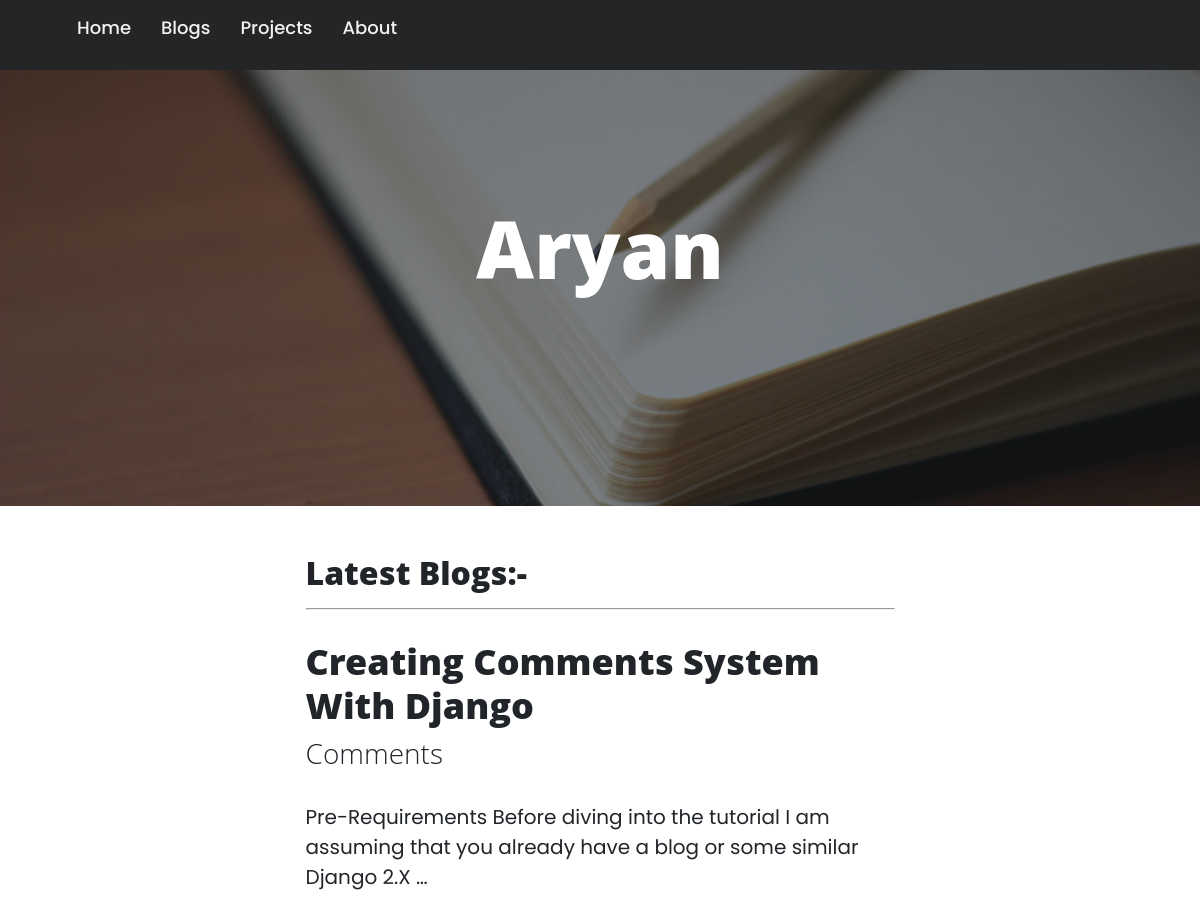
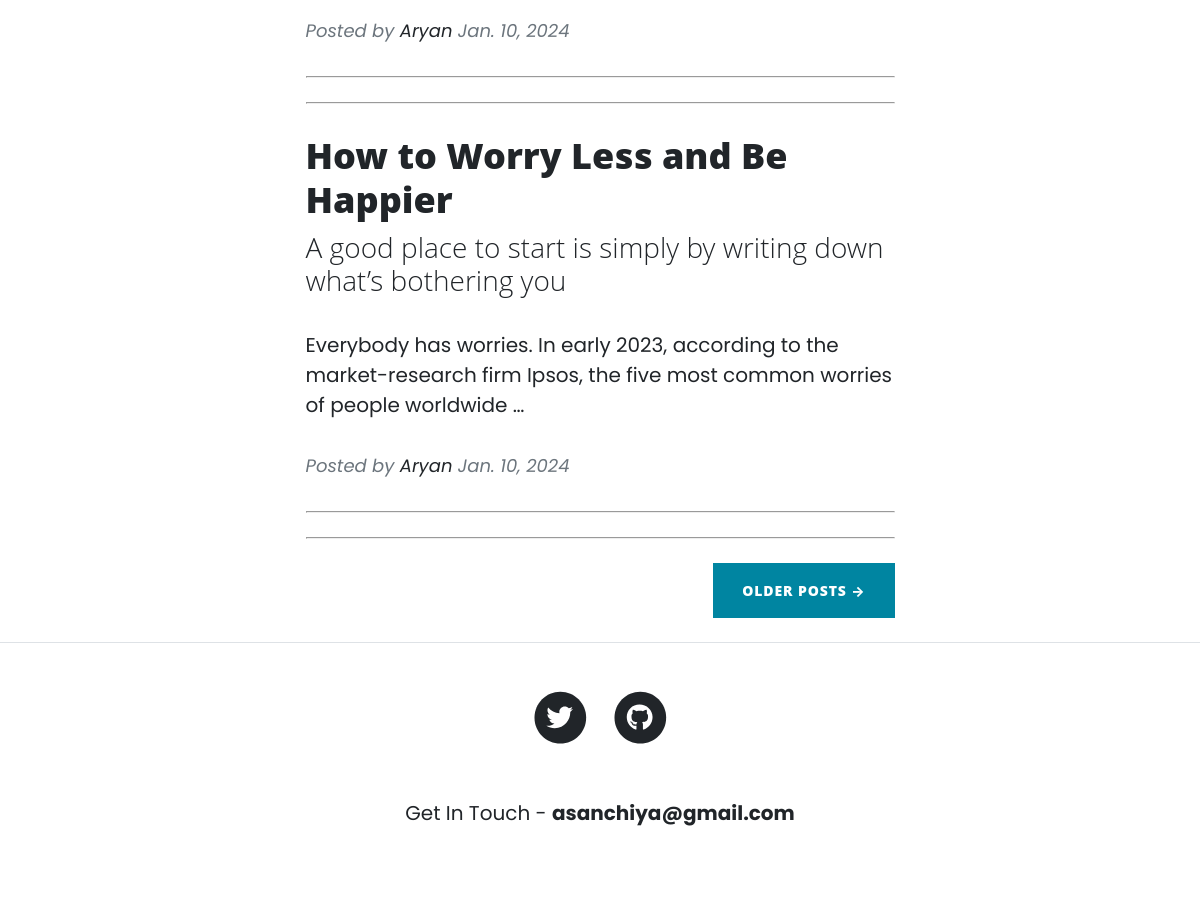
The page / on the database its author committed (2 pictures, top to bottom).
### Blog/models.py (models this page shows)
class blogdetail(models.Model):
    heading = models.CharField(max_length=100)
    subheading = models.CharField(max_length=100)
    date = models.DateField()
    content1 = models.TextField()
    image = models.ImageField(upload_to="media/pics")
    imagedetail = models.CharField(max_length=120)
    content2 = models.TextField()
    placeholder = models.URLField(max_length=200)
    category = models.CharField(max_length=100,default="")
    def __str__(self):
        return self.heading

### Blog/views.py (the view)
# urls.py: path("",views.index,name='index'),
def index(request):
    blogs = blogdetail.objects.all().order_by('-date')
    print(blogs)
    return render(request,"index.html",{'blogs':blogs})

### template/index.html (shortened to what this page needs)
{% load static %}
<!DOCTYPE html>
<html lang="en">
    <head>
        <link href="{% static 'theme/css/styles.css' %}" rel="stylesheet" />
        <link href="{% static 'theme/css/navbar.css' %}" rel="stylesheet" />
    </head>
    <body>
        <nav>
            <div class="wrapper">
              <ul class="nav-links">
                <li><a href="/">Home</a></li>
                <li><a href="blog">Blogs</a></li>
                <li><a href="projects">Projects</a></li>
                <li><a href="about">About</a></li>
              </ul>
            </div>
          </nav>
        <header class="masthead" style="background-image: url({% static 'theme/assets/img/image2.webp' %})">
            <div class="container position-relative px-4 px-lg-5">
                <div class="row gx-4 gx-lg-5 justify-content-center">
                    <div class="col-md-10 col-lg-8 col-xl-7">
                        <div class="site-heading">
                            <h1>Aryan</h1>
                        </div>
                    </div>
                </div>
            </div>
        </header>
        <div class="container px-4 px-lg-5">
            <div class="row gx-4 gx-lg-5 justify-content-center">
                <div class="col-md-10 col-lg-8 col-xl-7">
                    <h2 id="latest">Latest Blogs:- </h2>
                    <hr>
                    {% for row in blogs|slice:":3" %}
                    <div class="post-preview">
                        <a href="post/{{ row.id }}">
                            <h2 class="post-title">{{ row.heading }}</h2>
                            <h3 class="post-subtitle">{{ row.subheading }}</h3>
                        </a>
                        <a href="post/{{ row.id }}">
                            <p class="post-meta">
                                {{ row.content1|truncatewords:20 }}
                            </p>
                        </a>
                        <p class="post-meta">
                            Posted by
                            <a href="about">Aryan</a>
                            {{ row.date }}
                        </p>
                    </div>
                    <hr class="my-4" />
                    <hr class="my-4" />
                    {% endfor %}
                    <div class="d-flex justify-content-end mb-4"><a class="btn btn-primary text-uppercase" href="blog">Older Posts →</a></div>
                </div>
            </div>
        </div>
        <footer class="border-top">
            <div class="container px-4 px-lg-5">
                <div class="row gx-4 gx-lg-5 justify-content-center">
                    <div class="col-md-10 col-lg-8 col-xl-7">
                        <ul class="list-inline text-center">
                            <li class="list-inline-item">
                                <a href="https://twitter.com/protagonist2121">
                                    <span class="fa-stack fa-lg">
                                        <i class="fas fa-circle fa-stack-2x"></i>
                                        <i class="fab fa-twitter fa-stack-1x fa-inverse"></i>
                                    </span>
                                </a>
                            </li>
                            <li class="list-inline-item">
                                <a href="https://github.com/aryansanchiya">
                                    <span class="fa-stack fa-lg">
                                        <i class="fas fa-circle fa-stack-2x"></i>
                                        <i class="fab fa-github fa-stack-1x fa-inverse"></i>
                                    </span>
                                </a>
                            </li>
                        </ul>
                    </div>
                </div>
            </div>
            <p class="text-center">Get In Touch - <b>asanchiya@gmail.com</b> </p>
        </footer>
    </body>
</html>

### Blog/static/theme/css/navbar.css (style rules this page uses)
* { margin: 0; padding: 0; box-sizing: border-box; font-family: 'Poppins', sans-serif; }
nav { position: fixed; z-index: 99; width: 100%; background: #242526; }
nav .wrapper { position: relative; max-width: 1300px; padding: 0px 30px; height: 70px; line-height: 70px; margin: auto; display: flex; align-items: center; justify-content: space-between; }
.wrapper .nav-links { display: inline-flex; }
.nav-links li { list-style: none; }
.nav-links li a { color: #f2f2f2; text-decoration: none; font-size: 18px; font-weight: 500; padding: 9px 15px; border-radius: 5px; transition: all 0.3s ease; }

### rows shown on the page
blogdetail: heading "Creating Comments System With Django", subheading "Comments", content1 "Pre-Requirements Before diving into the tutorial I am assuming that you already have a blog or some similar Django 2.X …", date "Jan. 10, 2024"
blogdetail: heading "How to Worry Less and Be Happier", subheading "A good place to start is simply by writing down what’s bothering you", content1 "Everybody has worries. In early 2023, according to the market-research firm Ipsos, the five most common worries of people worldwide …", date "Jan. 10, 2024"
